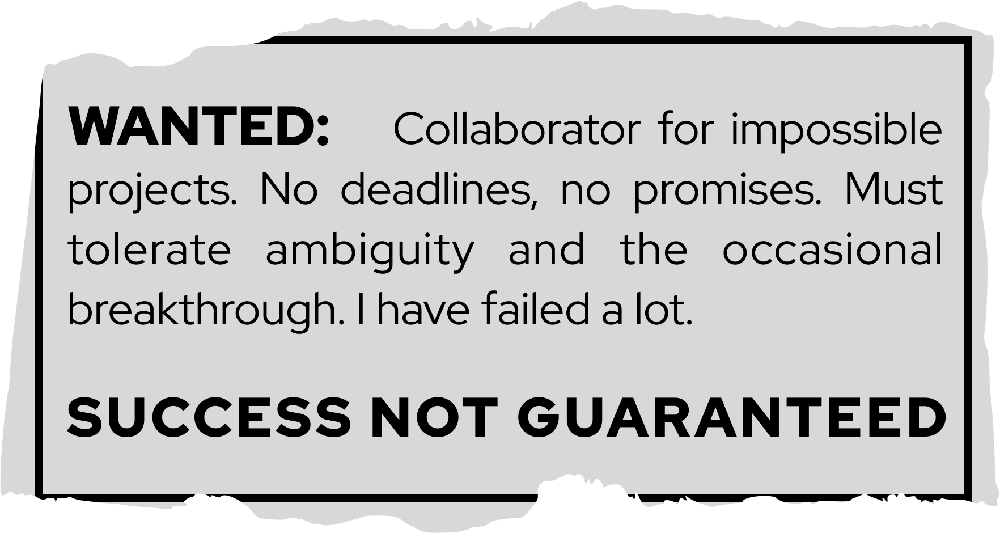
#> input picture tools/tearout/success_not_guaranteed.png, 1000 x 533 px, shrunk from 1764 x 940 before the run
$ python trace.py
#> lines starting #> are read from the running program, lines starting #| are printed output that depends on the picture
# /// script
# requires-python = ">=3.11"
# dependencies = ["numpy", "pillow", "scikit-image", "shapely"]
# ///
"""Trace the torn-paper silhouette of success_not_guaranteed.png into the SVG
clip path behind the home hero, layouts/_partials/tearout-clip.html.

`just tear` runs it. The image's alpha channel is the paper (the rule box
and text inside it sit on paper, so they do not affect the outline). The
outline is simplified to about 1px at the image's 1764px width, which is
under half a pixel at the hero's size, and written in bounding-box units so
the same path stretches over the ad whatever its size.
"""

import pathlib

import numpy as np
from PIL import Image
from shapely.geometry import Polygon
from skimage import measure

HERE = pathlib.Path(__file__).resolve().parent
SOURCE = HERE / "success_not_guaranteed.png"
TARGET = HERE.parents[1] / "layouts" / "_partials" / "tearout-clip.html"
TOLERANCE = 1.0

TEMPLATE = """{{{{- /* The torn-newsprint silhouette behind the home hero, traced from the
     original "Success Not Guaranteed" tear-out image by tools/tearout
     (`just tear`). Bounding-box units, so the same path stretches over the
     ad whatever its size; .tearout in main.css clips to it. */ -}}}}
<svg width="0" height="0" aria-hidden="true" focusable="false" style="position:absolute">
  <clipPath id="tear" clipPathUnits="objectBoundingBox">
    <path d="{d}"/>
  </clipPath>
</svg>
"""


def number(value):
    text = f"{value:.4f}".rstrip("0").rstrip(".")
    return text or "0"


def main():
    alpha = np.array(Image.open(SOURCE).convert("LA"))[..., 1]
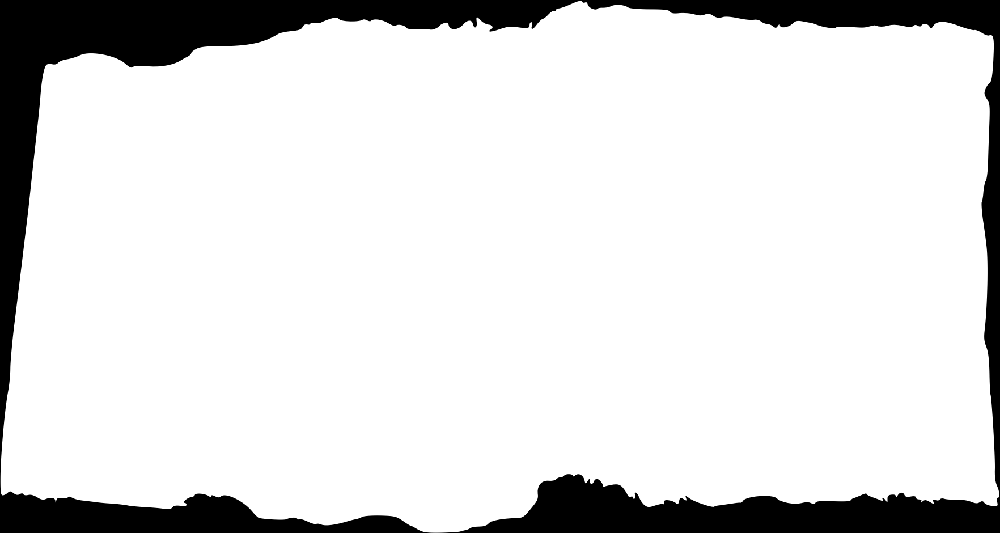
#> alpha: shape (533, 1000); min 0, max 255, mean 220.1
    height, width = alpha.shape
#> height = 533; width = 1000
    contours = sorted(measure.find_contours(alpha > 128, 0.5), key=len, reverse=True)
#> contours = 1 point arrays, longest 3644 points
    outline = Polygon([(x, y) for y, x in contours[0]]).simplify(TOLERANCE, preserve_topology=True)
    points = list(outline.exterior.coords)[:-1]
#> points = 276 pairs, first value 0.5 to 998.5, second value 0.5 to 532
    d = "M" + "L".join(f"{number(x / width)} {number(y / height)}" for x, y in points) + "Z"
    TARGET.write_text(TEMPLATE.format(d=d))
    print(f"{len(points)} points -> {TARGET.relative_to(HERE.parents[1])}")
#| 276 points -> layouts/_partials/tearout-clip.html


if __name__ == "__main__":
    main()
